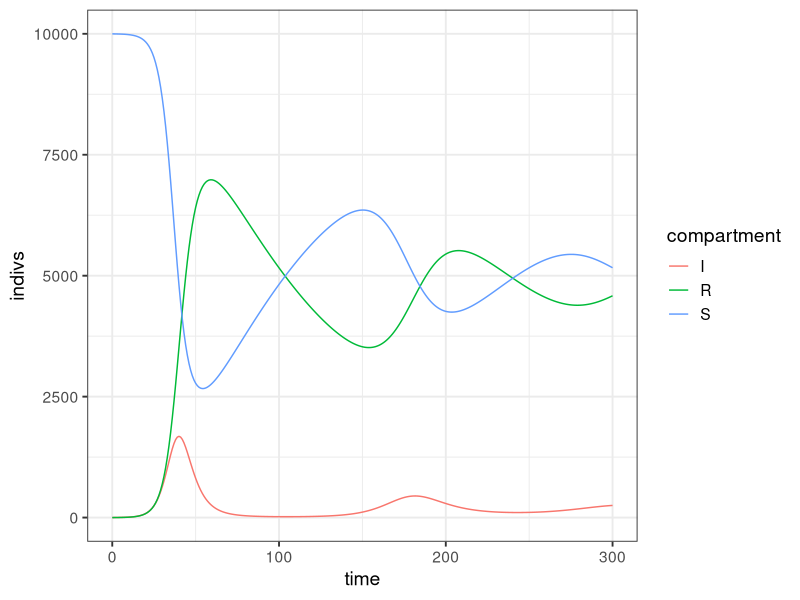

The R script that drew this image:
library(dplyr)
library(tidyr)

## This is a live-coding session showing how to implement an SIR model in R

## Script should discuss units!!!!
## Need to specify levels so that S, I, R show up in order on plots

## This version JD 2026
## 2025 version is here https://drive.google.com/file/d/1GFA1k7ckK5lvpml-05tW1u4xqE5EQrrJ/
## Need to track down earlier versions

## Goal: reproduce the work done in the spreadsheet, but in a way easier to check, extend and modify.

## Note: We ended up with an SIRS model, based on this diagram
## https://github.com/dushoff/SIR_model_family/blob/master/outputs/sirs.three.pdf

sirRates <- function(states, params){
	with(as.list(c(states, params)), {
		N <- S+I+R
		trans <- beta*S*I/N
		recov <- gam*I
		return(c(
			dS=-trans, dI=trans-recov, dR=recov
		))
	})
}

sirsRates <- function(states, params){
	with(as.list(c(states, params)), {
		N <- S+I+R
		trans <- beta*S*I/N
		recov <- gam*I
		wane <- sig*R
		return(c(
			dS=wane-trans, dI=trans-recov, dR=recov-wane
		))
	})
}

## Test our first rates function
sirRates(
	params = c(beta=0.5, gam=0.25, sig=0)
	, states = c(S=9999, I=1, R=0)
)

stepSim <- function(states, params, timeStep, finTime, ratefun){
	time <-0
	sim <- data.frame(as.list(c(time=time, states)))
	for (time in seq(timeStep, finTime, by=timeStep)){
		states <- states + timeStep*ratefun(params, states)
		sim <- bind_rows(sim
			, c(time=time, states)
		)
	}
	return(sim)
}

## Now running with a new function name
sim_wide <- stepSim(
	params = c(beta=0.5, gam=0.25, sig=0.01)
	, states = c(S=9999, I=1, R=0)
	, timeStep=1, finTime=300
	, ratefun = sirsRates
)

## Tested and set aside
## simf <- (simf |> mutate(N=S+I+R))

sim_long <- (sim_wide
	|> pivot_longer(-time, names_to="compartment", values_to="indivs")
)

summary(sim_long)

library(ggplot2); theme_set(theme_bw(base_size=14))

print(ggplot(sim_long)
	+ aes(time, indivs, color=compartment)
	+ geom_line()
)

## Next steps would be to make wrapper function to simulate and plot different models and parameters for easy comparison
